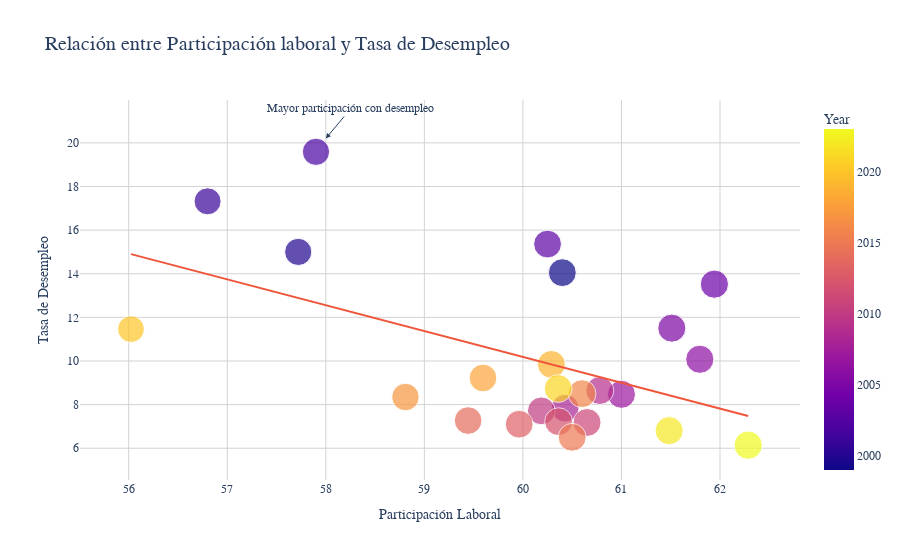

Here is the notebook cell this chart was saved with:
### Markdown cell above
Argentina ha experimentado un crecimiento constante en su población total, el cual viene acompañado de un aumento en la proporción de personas dependientes. Este aumento en la dependencia sugiere que la proporción de personas en edad de trabajar está disminuyendo... y a futuro, el país podría enfrentar desafíos en términos de sostenibilidad económica y social.

### Code cell
fig = px.scatter(df_pivot, 
                 x='Labor Force Participation', 
                 y='Unemployment Rate', 
                 color='Year', 
                 size='Labor Force Participation',  
                 hover_data=['Year'],
                 trendline="ols",  
                 title='Relación entre Participación laboral y Tasa de Desempleo',
                 labels={'Labor Force Participation': 'Participación laboral',
                         'Unemployment Rate': 'Tasa de Desempleo'},
                 template='plotly_white')


fig.update_layout(
    xaxis_title="Participación Laboral",
    yaxis_title="Tasa de Desempleo",
    xaxis=dict(showgrid=True, gridcolor='lightgray'),
    yaxis=dict(showgrid=True, gridcolor='lightgray'),
    showlegend=True,
    legend_title_text='Año',
    hovermode="x unified",
    font=dict(size=12, family="Arial"),
    title_font_size=20
)


fig.add_annotation(
    x=58,
    y=20.2,
    xref="x",
    yref="y",
    text="Mayor participación con desempleo",
    showarrow=True,
    arrowhead=2,
    ax=25,
    ay=-30
)

# Mostrar el gráfico
fig.show()

### Figure 1 — Plotly figure (JSON) as saved in the notebook; plotly's stock layout.template omitted (floating-point values rounded to 4 significant figures)
{"data": [{"customdata": [[1999], [2000], [2001], [2002], [2003], [2004], [2005], [2006], [2007], [2008], [2009], [2010], [2011], [2012], [2013], [2014], [2015], [2016], [2017], [2018], [2019], [2020], [2021], [2022], [2023]], "hovertemplate": "Participación laboral=%{marker.size}<br>Tasa de Desempleo=%{y}<br>Year=%{marker.color}<extra></extra>", "legendgroup": "", "marker": {"color": [1999, 2000, 2001, 2002, 2003, 2004, 2005, 2006, 2007, 2008, 2009, 2010, 2011, 2012, 2013, 2014, 2015, 2016, 2017, 2018, 2019, 2020, 2021, 2022, 2023], "coloraxis": "coloraxis", "size": [60.4, 57.72, 56.8, 57.9, 60.25, 61.94, 61.51, 61.8, 61, 60.43, 60.78, 60.19, 60.65, 60.36, 59.96, 59.44, 60.5, 60.6, 58.81, 59.59, 60.29, 56.02, 60.36, 61.48, 62.29], "sizemode": "area", "sizeref": 0.1557, "symbol": "circle"}, "mode": "markers", "name": "", "orientation": "v", "showlegend": false, "type": "scatter", "x": [60.4, 57.72, 56.8, 57.9, 60.25, 61.94, 61.51, 61.8, 61, 60.43, 60.78, 60.19, 60.65, 60.36, 59.96, 59.44, 60.5, 60.6, 58.81, 59.59, 60.29, 56.02, 60.36, 61.48, 62.29], "xaxis": "x", "y": [14.05, 15, 17.32, 19.59, 15.36, 13.52, 11.51, 10.08, 8.47, 7.837, 8.645, 7.714, 7.18, 7.217, 7.1, 7.268, 6.5, 8.5, 8.347, 9.221, 9.843, 11.46, 8.736, 6.805, 6.139], "yaxis": "y"}, {"hovertemplate": "<b>OLS trendline</b><br>Unemployment Rate = -1.18452 * Labor Force Participation + 81.2583<br>R<sup>2</sup>=0.250992<br><br>Participación laboral=%{x}<br>Tasa de Desempleo=%{y} <b>(trend)</b><extra></extra>", "legendgroup": "", "marker": {"symbol": "circle"}, "mode": "lines", "name": "", "showlegend": false, "type": "scatter", "x": [56.02, 56.8, 57.72, 57.9, 58.81, 59.44, 59.59, 59.96, 60.19, 60.25, 60.29, 60.36, 60.36, 60.4, 60.43, 60.5, 60.6, 60.65, 60.78, 61, 61.48, 61.51, 61.8, 61.94, 62.29], "xaxis": "x", "y": [14.9, 13.98, 12.89, 12.67, 11.6, 10.85, 10.67, 10.23, 9.966, 9.891, 9.845, 9.763, 9.759, 9.714, 9.68, 9.595, 9.477, 9.416, 9.263, 9.003, 8.43, 8.398, 8.061, 7.886, 7.48], "yaxis": "y"}], "layout": {"annotations": [{"arrowhead": 2, "ax": 25, "ay": -30, "showarrow": true, "text": "Mayor participación con desempleo", "x": 58, "xref": "x", "y": 20.2, "yref": "y"}], "coloraxis": {"colorbar": {"title": {"text": "Year"}}, "colorscale": [[0, "#0d0887"], [0.1111, "#46039f"], [0.2222, "#7201a8"], [0.3333, "#9c179e"], [0.4444, "#bd3786"], [0.5556, "#d8576b"], [0.6667, "#ed7953"], [0.7778, "#fb9f3a"], [0.8889, "#fdca26"], [1, "#f0f921"]]}, "font": {"family": "Arial", "size": 12}, "hovermode": "x unified", "legend": {"itemsizing": "constant", "title": {"text": "Año"}, "tracegroupgap": 0}, "showlegend": true, "title": {"font": {"size": 20}, "text": "Relación entre Participación laboral y Tasa de Desempleo"}, "xaxis": {"anchor": "y", "domain": [0, 1], "gridcolor": "lightgray", "showgrid": true, "title": {"text": "Participación Laboral"}}, "yaxis": {"anchor": "x", "domain": [0, 1], "gridcolor": "lightgray", "showgrid": true, "title": {"text": "Tasa de Desempleo"}}}}
